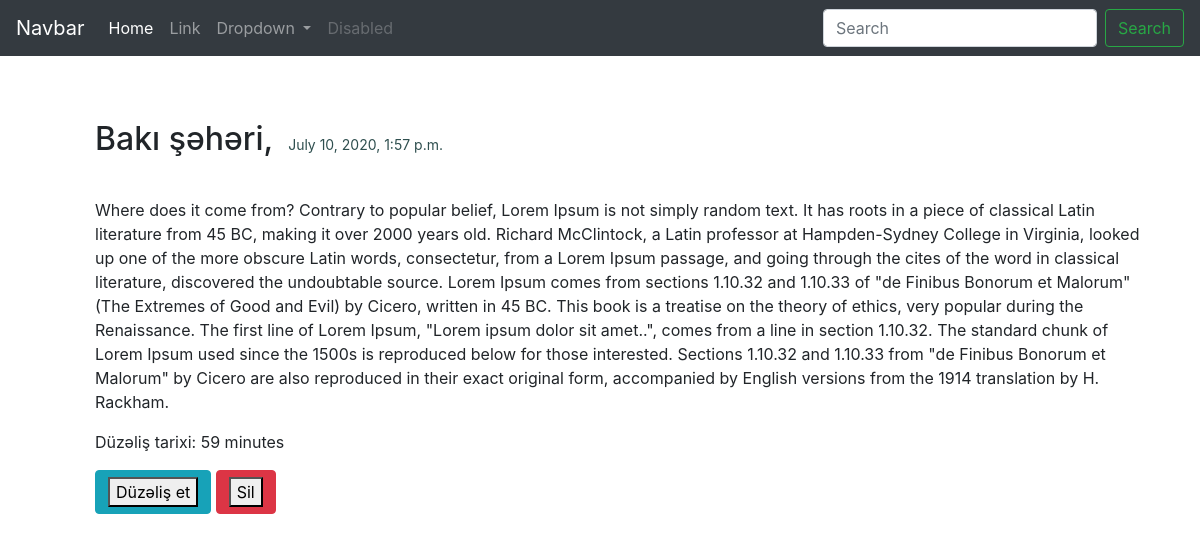
Page /detail/bak-shri on the committed database.
### blog/models.py (models this page shows, shortened)
class Post(models.Model):
    category=models.ManyToManyField(Category)
    titles=models.CharField(max_length=120,blank=False,verbose_name="Bashliq")
    slugfy = models.SlugField(max_length=123, editable=False, null=False, unique=True)
    content = models.TextField(blank=False,verbose_name="Mezmun")
    image = models.ImageField(blank=True,verbose_name='məqalə üçün şəkil')
    draft=models.BooleanField(default=False,verbose_name="Qaralama olaraq yadda saxlanilsin?")
    create_time = models.DateTimeField(auto_now_add=True)
    updated_time=models.DateTimeField(auto_now=True)
    class Meta:
        verbose_name = "Paylaşım"
        verbose_name_plural = "Paylaşımlar"
        ordering=['-create_time']

### blog/views.py (the view)
# urls.py: path('detail/<slugfy>', views.detail,name="post_detail"),
def detail(request,slugfy):
    post=Post.objects.get(slugfy=slugfy)
    return render(request,template_name="Posts/detail.html",context={'post':post})

### Templates/Posts/detail.html (shortened to what this page needs)
{% extends 'Posts/base.html' %}
{% block content %}
<br><br>
<div class="col-lg-12 col-lg-offset-3" style="padding-left:80px; padding-right: 30px;" >
    <p><h2>{{post.titles}},<small style="size: 1px;
    text-align: end;
    font-size: 14px;
    padding-left: 15px;
    color: darkslategrey;">{{post.create_time}}</small></h2></p>
<br>
<p>{{post.content}}</p>
<p>Düzəliş tarixi: {{ post.updated_time|timesince }}</p>
<a class="btn btn-info" href="{% url 'update' post.slugfy %}"><button>Düzəliş et</button></a>
<a class="btn btn-danger" href="{% url 'delete' post.slugfy %}"><button>Sil</button></a>
</div>
    {% endblock %}

### rows in the picture
Post: titles "Bakı şəhəri", create_time "July 10, 2020, 1:57 p.m.", content "Where does it come from? Contrary to popular belief, Lorem Ipsum is not simply random text. It has roots in a piece of classical Latin literature from 45 BC, making it over 2000 years old. Richard McClintock, a Latin professor at Hampden-Sydney College in Virginia, looked up one of the more obscure Latin words, consectetur, from a Lorem Ipsum passage, and going through the cites of the word in classical literature, discovered the undoubtable source. Lorem Ipsum comes from sections 1.10.32 and 1.10.33 of \"de Finibus Bonorum et Malorum\" (The Extremes of Good and Evil) by Cicero, written in 45 BC. This book is a treatise on the theory of ethics, very popular during the Renaissance. The first…", updated_time "59 minutes"
